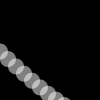
Frame 1 (no input)
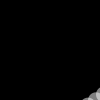
Frame 60 (the mouse pressed at the canvas centre just before this capture)
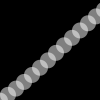
Frame 120 (the mouse held since frame 60 and released just before this capture)

The Processing sketch that drew these frames (run headless with seeded random() and noise(); from frame 60 on, the mouse is pressed at the canvas centre):

// Processing sketch: SineWave
// ── SineWave.pde
/*
 * [CalsignLabs]
 * This example taken from the Processing distribution.
 * This example has been scaled up to fill the entire display.
 */

/**
 * Sine Wave
 * by Daniel Shiffman.  
 * 
 * Render a simple sine wave. 
 */
 
int xspacing = 8;   // How far apart should each horizontal location be spaced
int w;              // Width of entire wave

float theta = 0.0;  // Start angle at 0
float amplitude = 75.0;  // Height of wave
float period = 500.0;  // How many pixels before the wave repeats
float dx;  // Value for incrementing X, a function of period and xspacing
float[] yvalues;  // Using an array to store height values for the wave

void setup() {
  frameRate(30);
  colorMode(RGB,255,255,255,100);
  smooth();
  w = width+16;
  dx = (TWO_PI / period) * xspacing;
  yvalues = new float[w/xspacing];
}

void draw() {
  background(0);
  calcWave();
  renderWave();

}

void calcWave() {
  // Increment theta (try different values for 'angular velocity' here
  theta += 0.02;

  // For every x value, calculate a y value with sine function
  float x = theta;
  for (int i = 0; i < yvalues.length; i++) {
    yvalues[i] = sin(x)*amplitude;
    x+=dx;
  }
}

void renderWave() {
  // A simple way to draw the wave with an ellipse at each location
  for (int x = 0; x < yvalues.length; x++) {
    noStroke();
    fill(255,50);
    ellipseMode(CENTER);
    ellipse(x*xspacing,width/2+yvalues[x],16,16);
  }
}
